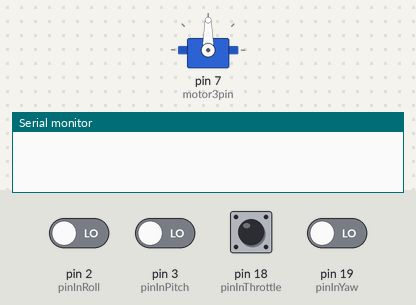
The sketch below on a simulated Arduino Mega 2560, built with avr-gcc and run on an emulated ATmega2560. Parts: servo, the last lines printed to the serial monitor. The inputs (shaded band) are chosen by the test bench; at power-on: pin 2 (pinInRoll), pin 3 (pinInPitch), pin 18 (pinInThrottle), pin 19 (pinInYaw) LOW.

Above: at 0.1 s.
At 1.2 s:
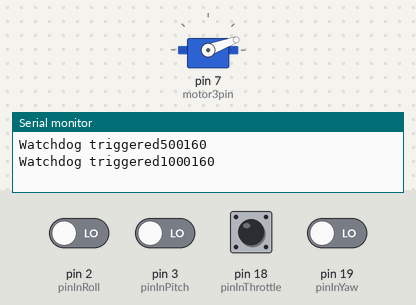
1.3 s: pin 18 (pinInThrottle) pulsed HIGH 2 times (0.12 s each, 0.3 s apart)
At 2.2 s:
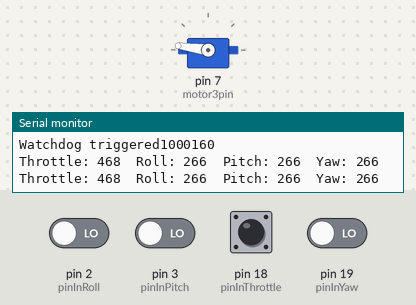
Timing chart, 0 to 4.3 s (numbered marks = the images above; inputs shaded):
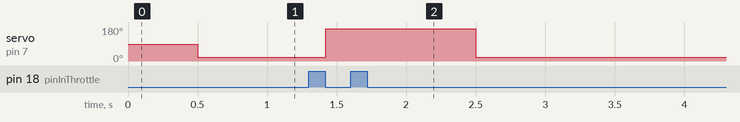

The sketch:

OpenLoopControl_with_TX_watchdog.ino
```cpp
/* OpenLoopControl_V2.ino

    Contributors: Roger Kassouf, Iwan Martin, Chen Liang
    Date last modified: February 6, 2017

    Objective: This sketch aims to map real PPM inputs from the receiver, and
    tranform them into real servo outputs to each motor.

    INPUTS: Throttle, Roll, Pitch, Yaw
    OUTPUTS: Speeds of motors 1, 2, 3, 4

*/

/*
    ===============================================================================
    DEFINITIONS AND INCLUSIONS
    ===============================================================================
*/
#include <Servo.h>
/*
    ===============================================================================
*/


/*
    ===============================================================================
    ~A. CONSTANT VARIABLES
    ===============================================================================
    These variables are pre-defined as constants in the sketch. They are used as
    a reference in various points to reduce the amount of math required.
*/

// ~A1. Pins established for raw inputs
/* NOTES: all pins selected are interrupt-enabled pins. They are selected since
    pins 20 and 21 are reserved for the I2C communication protocol.
*/
const unsigned int pinInRoll = 2; // CHANNEL 1
const unsigned int pinInPitch = 3; // CHANNEL 2
const unsigned int pinInThrottle = 18; // CHANNEL 3
const unsigned int pinInYaw = 19; // CHANNEL 4

// ~A2. Limits for raw pin inputs
/* NOTES: variables defined in sections B.1. The selected limits were chosen since
    they are consistent across each input. This creates a two-tailed dead zone at
    the extremes of the stick.
 *  **IMPORTANT** See ~A4., since this value MUST be a whole number (when solved by
    hand using a calculator), the selection of the raw pin limits is what sets it!
*/
const unsigned int pinInMin = 1064;
const unsigned int pinInMax = 1872;

// ~A3. Scaled raw input limits
/* NOTES: variables defined in sections B.#. They are more practica pinIn limits
    since they are adjusted to be the rights scale.
*/
const unsigned int scaledInMin = pinInMin / 4;
const unsigned int scaledInMax = pinInMax / 4;

// ~A4. Scaled raw input average
/* NOTES: This defines the average "midpoint" between the two scaled input limits.
    It will be used to center Roll, Pitch and Yaw at 0 eventually.
*/
const unsigned int scaledInAvg = (scaledInMax + scaledInMin) / 2;

// ~A5. Dead zone constant
/* NOTES: This value +- the scaledInAvg will define the dead zone range. Inputs
    which fall under the range will revert back to scaledInAvg.
*/
const unsigned int deadZoneConstant = 3;

// ~A6. Control constants
/* NOTES: Each constant corresponds to different values inside of the control
    transfer matrix (CTM). Scroll through to see their implementation.

    Descriptions:

    ** PARAMETERS TO SELECT **
    speedWidth -- the absolute maximium difference in speed between two motors.
    It must be between 0 and 1, so something like 0.20.

    tiltYaw -- the ratio of speeds between tilting (roll and/or pitch) and the
    yaw. Reasonably, you would want this greater than 1, but for sure greater
    than 0. There is no true upper limit.

    ** PARAMETERS CALCULATED **

    kT -- Apportions part of the Throttle command to the motors.

    kI -- Apportions part of the Roll and Pitch commands to the motors.

    kY -- Apportions part of the Yaw command to the motors.

    Tcut -- The throttle speed at which the control transfer will switch on the
    rotational control. When T is less than Tcut, all motors will have the same
    speed.

    For a better description of each parameter, look in the controlTransfer function
*/
const float speedWidth=0.2;
const float tiltYaw=2;
const float kY = speedWidth/(1+(tiltYaw/2));
const float kI = (tiltYaw/2)*kY;
const float kT = 4-(2*kI)-kY;
const float TCut=2*speedWidth/kT;

//const float Nmax = sqrt((1 / (4 * kT)) + (1 / (2 * kI*kT)) + (1 / (4 * kY)));
//const float Nmaxsquared = (1 / (4 * kT)) + (1 / (2 * kI*kT)) + (1 / (4 * kY));

// ~A7. Output pins and Servo objects
/* NOTES: Every motor will be given a Servo object correlated to some output pin.
    While the attach will occur in the setup loop, the values here are to be
    pre-defined.

 *  ** IMPORTANT ** Ensure that the pairs of motors (1,3) and (2,4) have these
    properties on the physical craft:
    1. That (1,3) are set to be the same directional rotation, as are (2,4)
    2. That the pairs (1,3) and (2,4) rotate in different directions
    3. That the motors (1,3) are set across from each other on the drone's cross,
    as are (2,4).
    (The established positive direction for the motors is counter-clockwise, and
    originally set for 1 and 3).


 *  ** IMPORTANT ** the output pin selections must be PWM pins. For the Arduino
    Mega, many work, although the interrupt-enabled ones will be skipped.
*/
Servo motor1;
Servo motor2;
Servo motor3;
Servo motor4;

const unsigned int motor1pin = 5;
const unsigned int motor2pin = 6;
const unsigned int motor3pin = 7;
const unsigned int motor4pin = 8;

// ~A8. Servo limits
/* NOTES: When calibrating the electronic speed controllers (ESCs), it was found
    that an ESC will accept a servo value ranging from 20 to 180. If it is
    possible somehow to increase this, that can be changed here.
*/
const unsigned int servoMin = 20;
const unsigned int servoMax = 180;

/*
    ===============================================================================
*/


/*
    ===============================================================================
    ~B. STATE VARIABLES
    ===============================================================================
    These variables are subject to change, as they are used incrementally
    throughout the sketch.
*/

// ~B1. Raw input state values
/* NOTES: The raw input states from the Interrupt Service Routine (ISR)
    functions. They will eventually be constrained by [pinInMin, pinInMax].
*/
volatile unsigned int rawInRollValue = 0;
volatile unsigned int rawInPitchValue = 0;
volatile unsigned int rawInThrottleValue = 0;
volatile unsigned int rawInYawValue = 0;

// ~B2. Raw input state times
/* NOTES: These are used with a timing routine in the ISR to then determine
    what the value of each variable is.
*/
volatile unsigned int rawInRollTime = 0;
volatile unsigned int rawInPitchTime = 0;
volatile unsigned int rawInThrottleTime = 0;
volatile unsigned int rawInYawTime = 0;

// ~B3. Raw input ISR trigger
/* NOTES: If ISRcomplete == 1, then it's done with its routines.
*/
volatile unsigned int ISRcomplete = 0;

// ~B4. Scaled input state values
/* NOTES: This is just where the rawIn___Value values are stored
    after they are scaled by 4. The roll, pitch, and yaw will
    also be passed through the dead zone function.
*/
unsigned int scaledInRollValue = 0;
unsigned int scaledInPitchValue = 0;
unsigned int scaledInThrottleValue = 0;
unsigned int scaledInYawValue = 0;

// ~B5. Servo output command speed
/* NOTES: The values which will dictate the speed of each motor. The limits
    are defined in A8.
    These are defined at a vector since the output function will be able to
    perform all four calculations within the same iteration. As such, the
    function will point to each cell and update the values.
*/
unsigned int motorsOut[4] = {servoMin, servoMin, servoMin, servoMin};
// Cells in incrememntal order: Motors 1, 2, 3, 4.

/*
    ===============================================================================
*/


/*
    ===============================================================================
    ~C. FUNCTIONS
    ===============================================================================
    All of the functions outside of setup and loop that make the sketch function!
*/

// ~C1. Interrupt Functions
/* NOTES: These functions will be interrupt-enabled, and they will passively
    read each PPM input pin to generate the input values. Note that to begin this
    process, the Rising functions will need to be interrupt-enabled in the setup
    loop. They will continue jutting in the sketch unless the detachInterrupt
    function is called.
*/

// ~C1.1 Roll
void pinRollRisingISR() {
  rawInRollTime = micros();
  attachInterrupt(digitalPinToInterrupt(pinInRoll), pinRollFallingISR, FALLING);
}

void pinRollFallingISR() {
  rawInRollValue = micros() - rawInRollTime;
  attachInterrupt(digitalPinToInterrupt(pinInRoll), pinRollRisingISR, RISING);
}

// ~C1.2 Pitch
void pinPitchRisingISR() {
  rawInPitchTime = micros();
  attachInterrupt(digitalPinToInterrupt(pinInPitch), pinPitchFallingISR, FALLING);
}

void pinPitchFallingISR() {
  rawInPitchValue = micros() - rawInPitchTime;
  attachInterrupt(digitalPinToInterrupt(pinInPitch), pinPitchRisingISR, RISING);
}

// ~C1.3 Throttle
void pinThrottleRisingISR() {
  rawInThrottleTime = micros();
  attachInterrupt(digitalPinToInterrupt(pinInThrottle), pinThrottleFallingISR, FALLING);
}

void pinThrottleFallingISR() {
  rawInThrottleValue = micros() - rawInThrottleTime;
  attachInterrupt(digitalPinToInterrupt(pinInThrottle), pinThrottleRisingISR, RISING);
  ISRcomplete = 1;
}

// ~C1.4 Yaw
void pinYawRisingISR() {
  rawInYawTime = micros();
  attachInterrupt(digitalPinToInterrupt(pinInYaw), pinYawFallingISR, FALLING);
}

void pinYawFallingISR() {
  rawInYawValue = micros() - rawInYawTime;
  attachInterrupt(digitalPinToInterrupt(pinInYaw), pinYawRisingISR, RISING);


  /* Note: ISRcomplete is set to 1 at the end here, but remember that these
      functions are called asynchonously. The "scaled" set of variables are
      set directly after reading and are used in all following calculations.
      Once all routines are complete, then ISRcomplete can be set to 0 and
      the process can continue.
  */
}

// ~C2. Scaling and Mapping Functions
/* NOTES: The purpose of these functions is to assist in computing the scaled
    input values, after the raw input values have been read.
*/

// ~C2.1 deadZone
unsigned int deadZone(unsigned int scaledInValue, unsigned int deadZoneConstant) {
  if (abs(scaledInValue - scaledInAvg) <= deadZoneConstant) {
    scaledInValue = scaledInAvg;
  }
  return scaledInValue;
}

// ~C2.2 mapIntToFloat
float mapIntToFloat(int x, int in_min, int in_max, float out_min, float out_max)
{
  // Cast the input limit integers to floats
  x = (float) x; in_min = (float) in_min; in_max = (float) in_max;
  // Perform the map, return the float
  return (x - in_min) * (out_max - out_min) / (in_max - in_min) + out_min;
}

// ~C2.3 mapFloatToInt
int mapFloatToInt(float x, float in_min, float in_max, int out_min, int out_max)
{
  // We will perform the math in floats first. Cast output limit integers to floats.
  out_min = (float) out_min; out_max = (float) out_max;
  // Perform the map (using floats!)
  float x_out = (x - in_min) * (out_max - out_min) / (in_max - in_min) + out_min;
  // Cast the output variable as an integer. While this does perform an inherent
  // "rounding down" it should be reasonably close to the desired value.
  x_out = (int) x_out;
  // Return the integer
  return x_out;
}

// ~C3 Meta-functions
/* NOTES: Meta-functions use other functions to accomplish a broader goal.
*/

// ~C3.1 scaleValues
void scaleValues() {
  scaledInRollValue = deadZone(constrain(rawInRollValue / 4, scaledInMin, scaledInMax), deadZoneConstant);
  scaledInPitchValue = deadZone(constrain(rawInPitchValue / 4, scaledInMin, scaledInMax), deadZoneConstant);
  scaledInThrottleValue = constrain(rawInThrottleValue / 4, scaledInMin, scaledInMax);
  scaledInYawValue = deadZone(constrain(rawInYawValue / 4, scaledInMin, scaledInMax), deadZoneConstant);
}

// ~C3.2 controlTransfer
void controlTransfer(unsigned int scaledInRoll, unsigned int scaledInPitch, unsigned int scaledInThrottle, unsigned int scaledInYaw) {
  // Step 1: Convert the scaledIn values to values on a signed/unsigned binary basis:
  float R = mapIntToFloat(scaledInRoll, scaledInMin, scaledInMax, -1, 1);
  float P = mapIntToFloat(scaledInPitch, scaledInMin, scaledInMax, -1, 1);
  float U = mapIntToFloat(scaledInThrottle, scaledInMin, scaledInMax, 0, 1);
  float Y = mapIntToFloat(scaledInYaw, scaledInMin, scaledInMax, -1, 1);

  // Step 2: Perform the CTM calculations for each motor
  float N1 = 0;
  float N2 = 0;
  float N3 = 0;
  float N4 = 0;
  float NT = (kT*U/4);
  float NR = (kI*R/2);
  float NP = (kT*P/2);
  float NY = (kY*Y/4);
  if(U <= TCut) {
       N1 = NT;
       N2 = NT;
       N3 = NT;
       N4 = NT;
  }
  else{
       N1 = NT + NR + NY;
       N2 = NT + NP - NY;
       N3 = NT - NR + NY;
       N4 = NT - NP - NY;
  }

  // Step 3: Constrain the squared speeds to [0, (Nmax)^2]
  N1 = constrain(N1, 0, 1);
  N2 = constrain(N2, 0, 1);
  N3 = constrain(N3, 0, 1);
  N4 = constrain(N4, 0, 1);
  // Step 5: Re-map the speed values to each motor
  motorsOut[0] = mapFloatToInt(N1, 0, 1, servoMin, servoMax);
  motorsOut[1] = mapFloatToInt(N2, 0, 1, servoMin, servoMax);
  motorsOut[2] = mapFloatToInt(N3, 0, 1, servoMin, servoMax);
  motorsOut[3] = mapFloatToInt(N4, 0, 1, servoMin, servoMax);
}

// ~C3.3 powerMotors
void powerMotors() {
  motor1.write(motorsOut[0]);
  motor2.write(motorsOut[1]);
  motor3.write(motorsOut[2]);
  motor4.write(motorsOut[3]);
}

// ~C3.4 attachAllInterrupts
void attachAllRisingInterrupts() {
  attachInterrupt(digitalPinToInterrupt(pinInRoll), pinRollRisingISR, RISING);
  attachInterrupt(digitalPinToInterrupt(pinInPitch), pinPitchRisingISR, RISING);
  attachInterrupt(digitalPinToInterrupt(pinInThrottle), pinThrottleRisingISR, RISING);
  attachInterrupt(digitalPinToInterrupt(pinInYaw), pinYawRisingISR, RISING);
}

// ~C3.5 printResults
void printResults() {
  Serial.print("Throttle: ");
  Serial.print(scaledInThrottleValue);
  Serial.print("\t");
  Serial.print("Roll: ");
  Serial.print(scaledInRollValue);
  Serial.print("\t");
  Serial.print("Pitch: ");
  Serial.print(scaledInPitchValue);
  Serial.print("\t");
  Serial.print("Yaw: ");
  Serial.print(scaledInYawValue);
  /*
  Serial.print("\t");
  Serial.print("Motor 1: ");
  Serial.print(motorsOut[0]);
  Serial.print("\t");
  Serial.print("Motor 2: ");
  Serial.print(motorsOut[1]);
  Serial.print("\t");
  Serial.print("Motor 3: ");
  Serial.print(motorsOut[2]);
  Serial.print("\t");
  Serial.print("Motor 4: ");
  Serial.print(motorsOut[3]);
  */
  Serial.println();
}
/*
    ===============================================================================
*/


/*
    ===============================================================================
    ~D. LOOPS
    ===============================================================================
    Where all of the code is executed.
*/

//#include "TimerOne.h"
#include "TimerFive.h"

unsigned long int kTxSignalPeriod = 500000;
//--interrupt handling features
bool watchDogTriggered;
bool signalReceived;

void setup() {
  attachAllRisingInterrupts();

//  motor1.attach(motor1pin);
//  motor2.attach(motor2pin);
  motor3.attach(motor3pin);
//  motor4.attach(motor4pin);

  Serial.begin(38400);

  // code to test killing drone on tx signal loss
  watchDogTriggered = false;

  Timer5.initialize(kTxSignalPeriod );         // initialize timer1, and set a 1/2 second period
  //Timer5.pwm(9, 512);                // setup pwm on pin 9, 50% duty cycle
  Timer5.attachInterrupt(callback, kTxSignalPeriod );  // attaches callback() as a timer overflow interrupt

}


void callback()
{
  // temporary, for testing
  //while(true) {

  //  Serial.print("Trapped!");
 //   Serial.println("\t " + micros());
  //}
  // trigger flag to process
  watchDogTriggered = true;

  //check this somewhere
}

void loop() {
  if(watchDogTriggered){
        if(signalReceived){
          signalReceived = false;
        } else {
          Serial.print("Watchdog triggered");
          Serial.println(micros());

          motor1.write(20);
          motor2.write(20);
          motor3.write(20);
          motor4.write(20);

        }
        watchDogTriggered = false;
  }

  if (ISRcomplete == 1) {
    signalReceived = true;

    scaleValues();
    controlTransfer(scaledInRollValue, scaledInPitchValue, scaledInThrottleValue, scaledInYawValue);
    powerMotors();
    printResults();
    ISRcomplete = 0;
  }

}
```

TimerFive.h
```cpp
// (licence header left out)
#include <avr/io.h>
#include <avr/interrupt.h>

#define RESOLUTION 65536    // Timer5 is 16 bit

class TimerFive
{
  public:

    // properties
    unsigned int pwmPeriod;
    unsigned char clockSelectBits;

    // methods
    void initialize(long microseconds=1000000);
    void start();
    void stop();
    void restart();
    void pwm(char pin, int duty, long microseconds=-1);
    void disablePwm(char pin);
    void attachInterrupt(void (*isr)(), long microseconds=-1);
    void detachInterrupt();
    void setPeriod(long microseconds);
    void setPwmDuty(char pin, int duty);
    void (*isrCallback)();
};

extern TimerFive Timer5;
```

Source omitted: TimerFive.cpp (4307 bytes)

Measured:
- after the input at 1.3 s, servo on pin 7 (motor3pin): 20° → 172° after 0.12 s, → 20° 1.1 s later
